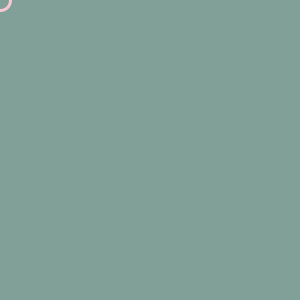
Frame 1 (no input)
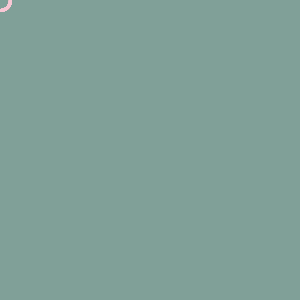
Frame 60 (the mouse pressed at the canvas centre just before this capture)
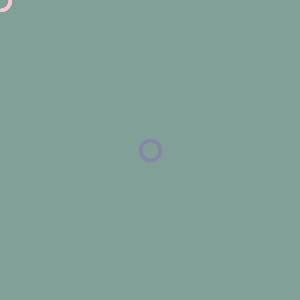
Frame 120 (the mouse held since frame 60 and released just before this capture)

The Processing sketch that drew these frames (run headless with seeded random() and noise(); from frame 60 on, the mouse is pressed at the canvas centre):

// Processing sketch: processing_91890
// ── processing_91890.pde

int baseAngle;
color backgroundCol, strokeCol, fillCol;

// Aufgabe: implementiere weitere "Rules" (triad, analogous, etc.) von kuler.adobe.com

void setup() {
  size(300,300);
  colorMode(HSB, 360, 100,100);
  strokeWeight(3);
  smooth(); 
  setComplementary();
}

void draw() {
  ellipse(mouseX, mouseY, 20,20); 
}
 
void mousePressed() {
 setComplementary();
} 

//------------------ Rule: complementary 
void setComplementary() {
  // Farbwinkel Abstand 180, S fest, B random
  baseAngle = int(random(255));  // Grundfarbe setzen
  backgroundCol = color(baseAngle, 20, 50+random(50));
  strokeCol = color(baseAngle+180, 20, 50+random(50));
   
  background(backgroundCol);
  stroke(strokeCol);
  noFill(); 
} 
 
